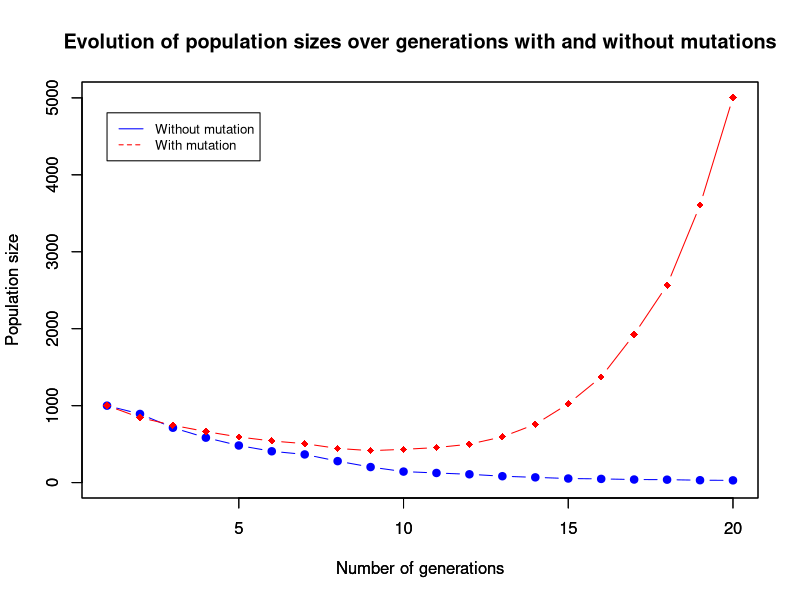
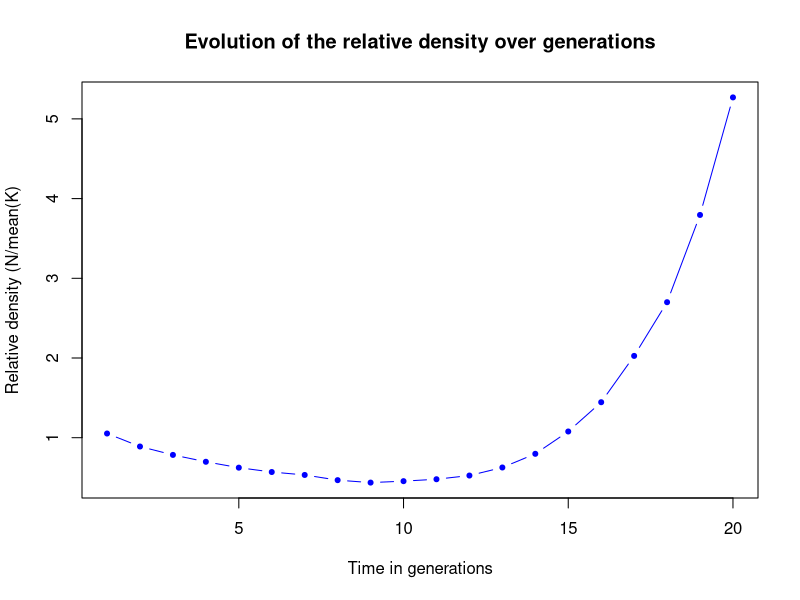

Write the R code that produced these figures, in order.
# initial values
K <- 950 # equilibrium density
lambda <- 1.5 # growth rate
N_init <- 1000 # intial total density
c <- -2 # complexity
mu <- 0.01 # mutation rate
# we will define later r as the relative density à savoir N/mean(K)

# population initiale
population <- data.frame(K=rep(K, N_init), lambda=rep(lambda, N_init), c=rep(c, N_init))


# calculate fitnesses
calc_fitness <- function(N, K, lambda, c) {
  # make sure we're not accidentally dividing by 0
  if (any(lambda == 1)) {
    lambda <- 1.0000000001
  }
  res <- lambda / (1 + (lambda - 1)*((N/K)**((1-c)*lambda/(lambda-1))))
  return(res)
}
# test
# with(population[1,], calc_fitness(N_init, K, lambda, c))

# run
fitness <- with(population[1,], calc_fitness(N_init, K, lambda, c))
population$fitness <- rep(fitness, N_init)

# offspring per individual without mutation
offspring <- function(individual, N) {
  n_offspring <- rpois(1, individual$fitness)
  if (is.na(n_offspring)) {
    return(vector())
  } else {
    offspring <- data.frame(K=rep(individual$K, n_offspring), lambda=rep(individual$lambda, n_offspring), c=rep(individual$c, n_offspring), fitness=rep(individual$fitness, n_offspring))
    return(offspring)
  }
}
# test
# offspring(population[1,], N_init)

# next generation
next_generation <- function(population){
  next_gen <- data.frame(K=vector(), lambda=vector(), c=vector(), fitness=vector())
  for (i in 1:nrow(population)){
    o <- offspring(population[i,], nrow(population))
    next_gen <- rbind(next_gen, o)
  }
  return(next_gen)
}
# test
# next_generation(population)

# add mutation
offspring_with_mutation <- function(individual, N) {
  offspring <- offspring(individual, N)
  n_offspring_with_mutation <- rpois(1, nrow(offspring)*mu)
  for (n in n_offspring_with_mutation) {
    for(i in 1:(ncol(individual)-1)) {
      offspring[n,i] <- offspring[n, i] + rnorm(1, 0, i*0.04)
    }
  }
  return(offspring)
}

mutate <- function(individual){
  for(i in 1:(ncol(individual)-1)) {
    individual[,i] <- individual[n, i] + rnorm(1, 0, i*0.04)
  }
}

next_generation_with_mutation <- function(population){
  next_gen <- data.frame(K=vector(), lambda=vector(), c=vector(), fitness=vector())
  for (i in 1:nrow(population)){
    o <- offspring(population[i,], nrow(population))
    next_gen <- rbind(next_gen, o)
  }
  n_mutations <- rpois(1, nrow(next_gen)*mu)
  mutants <- sample(nrow(next_gen), n_mutations, replace=FALSE)
  if(length(mutants) > 0) {
    for(i in 1:(ncol(next_gen)-1)) {
      next_gen[mutants,i] <- next_gen[mutants, i] + rnorm(1, 0, i*0.04)
    }
    next_gen[mutants,4] <- with(next_gen[mutants,], calc_fitness(nrow(next_gen), K, lambda, c))
  }
  return(next_gen)
}


# run over x generations and plot evolution of population size etc
run <- function(x, population) {
  generations <- population[1,]
  generations$N <- nrow(population)
  # without mutation
  for (i in 1:(x-1)) {
    population <- next_generation(population)
    population$N[1] <- nrow(population)
    generations <- rbind(generations, population[1,])
  }
  return(generations)
  
}

run_with_mutation <- function(x, population) {
  population_with_mutation <- population
  # with mutation
  generations_with_mutation <- data.frame(N=nrow(population_with_mutation), K_means=mean(population_with_mutation$K), K_sd=sd(population_with_mutation$K), lambda_means=mean(population_with_mutation$lambda), lambda_sd=sd(population_with_mutation$lambda), c_means=mean(population_with_mutation$c), c_sd=sd(population_with_mutation$c), fitness_means=mean(population_with_mutation$fitness), fitness_sd=sd(population_with_mutation$fitness))
  for (i in 1:(x-1)) {
    population_with_mutation <- next_generation_with_mutation(population_with_mutation)
    generations_with_mutation <- rbind(generations_with_mutation, c(nrow(population_with_mutation), mean(population_with_mutation$K), sd(population_with_mutation$K), mean(population_with_mutation$lambda), sd(population_with_mutation$lambda), mean(population_with_mutation$c), sd(population_with_mutation$c), mean(population_with_mutation$fitness), sd(population_with_mutation$fitness)))
  }
  generations_with_mutation$r <- generations_with_mutation$N / generations_with_mutation$K_means
  return(generations_with_mutation)
}

x <- 20
generations <- run(x, population)
generations_with_mutation <- run_with_mutation(x, population)

plot(1:x, generations$N, type="b", pch=19, col="blue", xlim=c(1, x), ylim=c(0, max(c(generations$N, generations_with_mutation$N))), xlab="Number of generations", ylab="Population size", main="Evolution of population sizes over generations with and without mutations")
par(new = T)
plot(1:x, generations_with_mutation$N, type="b", pch=18, col="red", xlim=c(1, x), ylim=c(0, max(c(generations$N, generations_with_mutation$N))), xlab="Number of generations", ylab="Population size")

legend(1, max(c(generations$N, generations_with_mutation$N))-200, legend=c("Without mutation", "With mutation"), col=c("blue", "red"), lty=1:2, cex=0.8)

# plot relative density of population with mutation
plot(1:x, generations_with_mutation$r, type="b", pch=20, col="blue", xlab="Time in generations", ylab="Relative density (N/mean(K)", main="Evolution of the relative density over generations")

